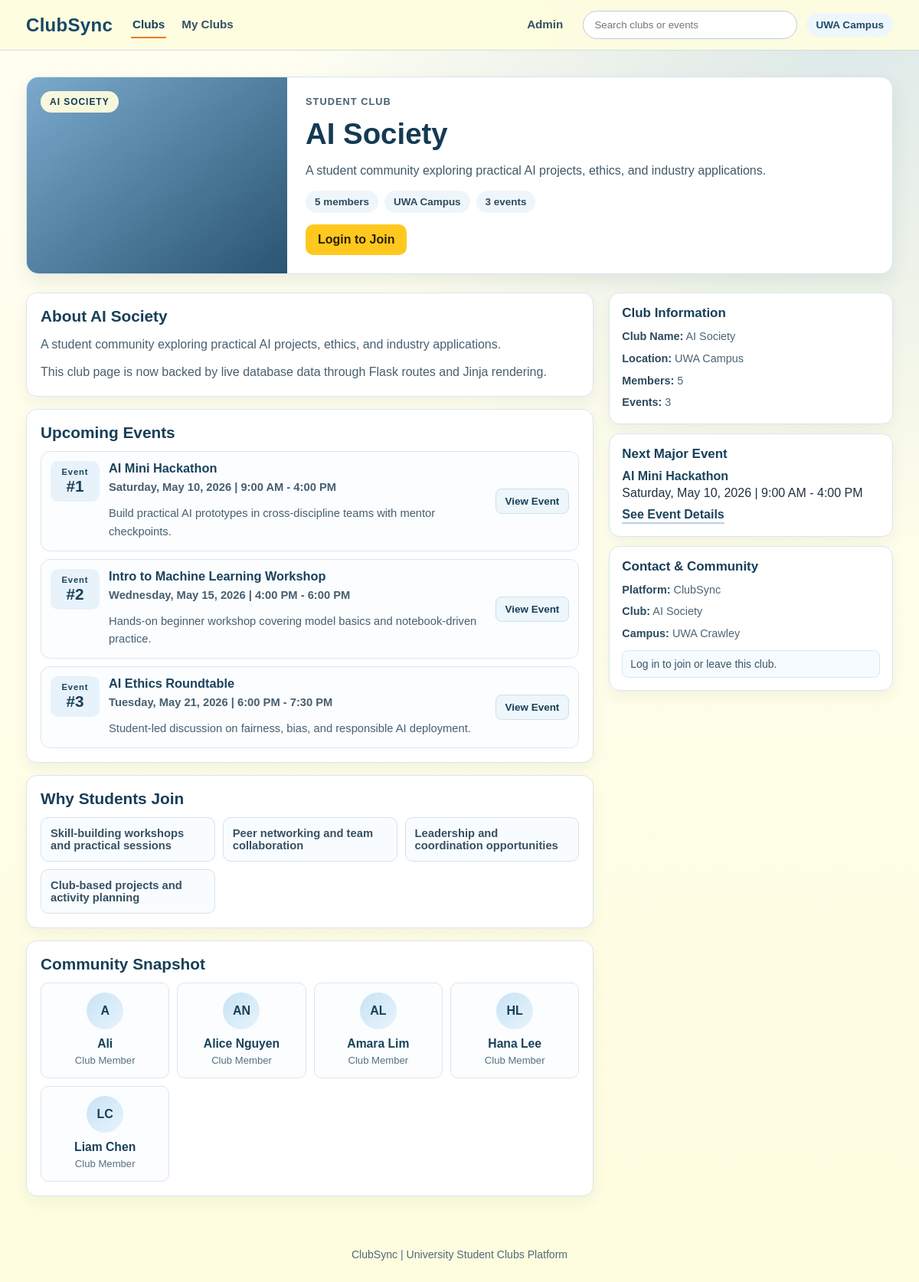
Page /clubs/1 on the earlier database version.
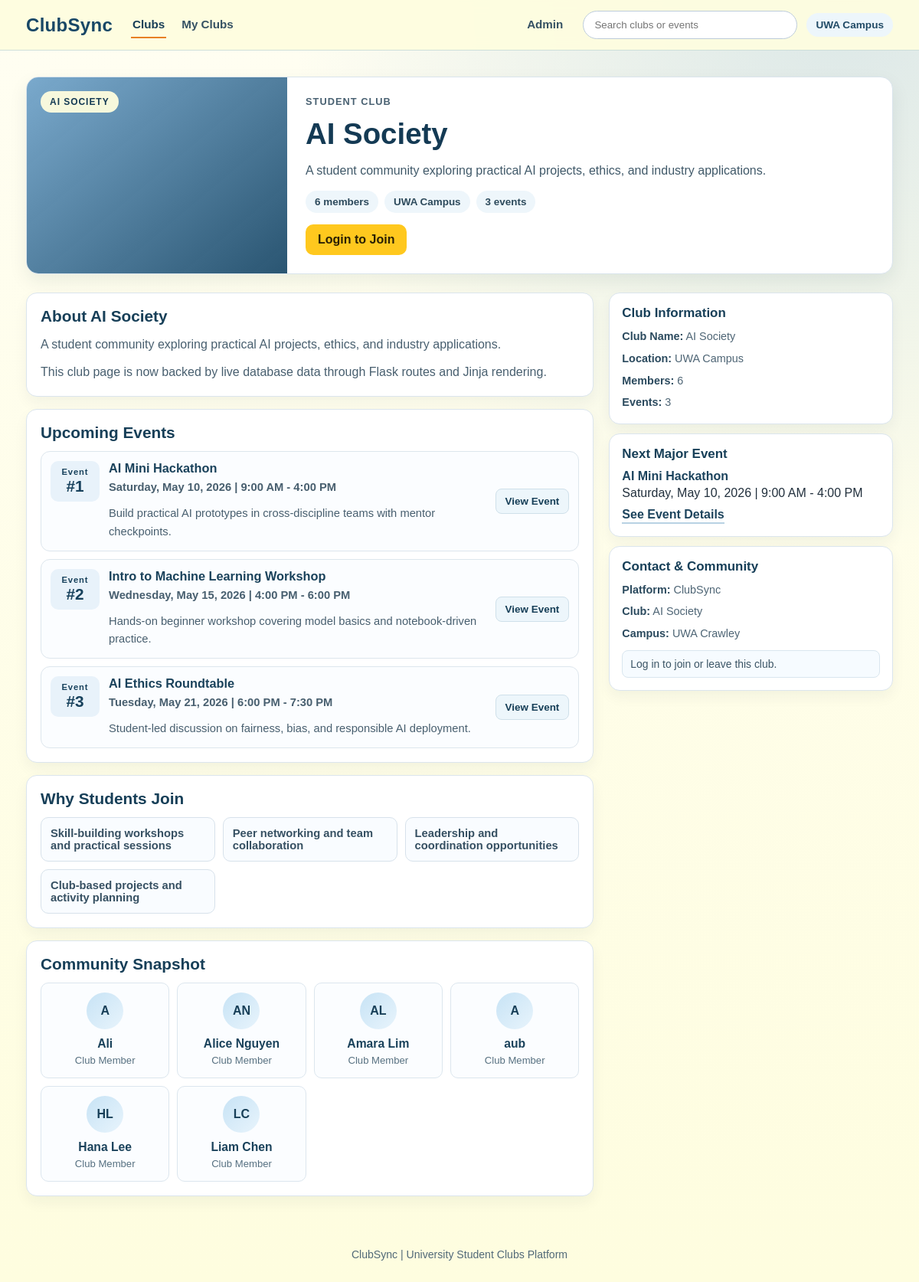
Same page on the later database version.
### models/club.py (models this page shows)
class Club(db.Model):
    __tablename__ = "clubs"
    id = db.Column(db.Integer, primary_key=True)
    name = db.Column(db.String(100), nullable=False)
    description = db.Column(db.Text, nullable=False)
    category = db.Column(db.String(50), nullable=True)
    image_path = db.Column(db.String(255), nullable=True)
    events = db.relationship("Event", backref="club", cascade="all, delete")
    memberships = db.relationship("Membership", backref="club", cascade="all, delete")

### models/event.py (models this page shows)
class Event(db.Model):
    __tablename__ = "events"
    id = db.Column(db.Integer, primary_key=True)
    club_id = db.Column(db.Integer, db.ForeignKey("clubs.id"), nullable=False)
    title = db.Column(db.String(150), nullable=False)
    date = db.Column(db.String(50), nullable=False)
    description = db.Column(db.Text)
    attendances = db.relationship("Attendance", backref="event", cascade="all, delete")

### models/user.py (models this page shows)
class User(db.Model):
    __tablename__ = "users"
    id = db.Column(db.Integer, primary_key=True)
    name = db.Column(db.String(100), nullable=False)
    email = db.Column(db.String(120), unique=True, nullable=False)
    password_hash = db.Column(db.String(255), nullable=False)
    memberships = db.relationship("Membership", backref="user", cascade="all, delete")
    attendances = db.relationship("Attendance", backref="user", cascade="all, delete")

### routes/clubs.py (the view)
@clubs_bp.route("/clubs/<int:club_id>")
def club_details(club_id):
    club = Club.query.get_or_404(club_id)
    events = Event.query.filter_by(club_id=club.id).order_by(Event.id.asc()).all()
    current_user = _get_current_user()
    member_club_ids = _member_club_ids_for_user(current_user.id if current_user else None)
    members = sorted(
        (membership.user for membership in club.memberships if membership.user is not None),
        key=lambda user: user.name.lower(),
    )
    return render_template(
        "club_details.html",
        club=club,
        events=events,
        members=members,
        member_count=len(club.memberships),
        is_member=club.id in member_club_ids,
    )

### routes/clubs.py (called while the page is built, shortened)
def _get_current_user():
    user_id = session.get("user_id")
    if not user_id:
        return None

def _member_club_ids_for_user(user_id):
    if not user_id:
        return set()
    memberships = Membership.query.filter_by(user_id=user_id).all()
    return {membership.club_id for membership in memberships}

### templates/club_details.html (shortened to what this page needs)
<!DOCTYPE html>
<html lang="en">
<head>
    <link rel="stylesheet" href="{{ url_for('static', filename='css/styles.css') }}">
    <link rel="stylesheet" href="{{ url_for('static', filename='css/alerts.css') }}">
    <link rel="stylesheet" href="{{ url_for('static', filename='css/club_details.css') }}">
</head>
<body class="clubs-page club-details-page">
<header class="clubs-header">
    <div class="clubs-header-inner">
        <a class="clubs-brand" href="{{ url_for('dashboard.index') }}">ClubSync</a>
        <nav class="clubs-nav" aria-label="Primary">
            <a href="{{ url_for('clubs.clubs') }}" class="active" aria-current="page">Clubs</a>
            <a href="{{ url_for('clubs.myclubs') }}">My Clubs</a>
            <a href="/admin" class="nav-admin-link">Admin</a>
        </nav>
        <div class="clubs-header-tools">
            <div class="clubs-search" role="search">
                <input type="text" aria-label="Search clubs or events" placeholder="Search clubs or events">
            </div>
            <span class="clubs-location">UWA Campus</span>
        </div>
    </div>
</header>
<main class="club-details-main">
    {% if club %}
        <section class="club-hero-card">
            <div class="club-hero-visual">
                <span>{{ club.name }}</span>
            </div>
            <div class="club-hero-content">
                <p class="club-hero-category">Student Club</p>
                <h1>{{ club.name }}</h1>
                <p class="club-hero-tagline">{{ club.description }}</p>
                <div class="club-hero-meta">
                    <span>{{ member_count }} member{% if member_count != 1 %}s{% endif %}</span>
                    <span>UWA Campus</span>
                    <span>{{ events|length }} event{% if events|length != 1 %}s{% endif %}</span>
                </div>
                <div class="club-hero-actions">
                    {% if session.get('user_id') %}
                        {% if is_member %}
                            <form method="POST" action="{{ url_for('clubs.leave_club', club_id=club.id) }}">
                                <input type="hidden" name="next" value="{{ request.path }}">
                                <button type="submit" class="club-primary-action">Leave Club</button>
                            </form>
                        {% else %}
                            <form method="POST" action="{{ url_for('clubs.join_club', club_id=club.id) }}">
                                <input type="hidden" name="next" value="{{ request.path }}">
                                <button type="submit" class="club-primary-action">Join Club</button>
                            </form>
                        {% endif %}
                    {% else %}
                        <a href="{{ url_for('auth.login') }}" class="club-primary-action">Login to Join</a>
                    {% endif %}
                </div>
            </div>
        </section>
        <div class="club-details-layout">
            <section class="club-details-content">
                <article class="club-section-card">
                    <h2>About {{ club.name }}</h2>
                    <p>{{ club.description }}</p>
                    <p>This club page is now backed by live database data through Flask routes and Jinja rendering.</p>
                </article>
                <article class="club-section-card">
                    <h2>Upcoming Events</h2>
                    <div class="club-events-list">
                        {% if events %}
                            {% for event in events %}
                                <div class="club-event-item">
                                    <div class="club-event-date">
                                        <span>Event</span>
                                        <strong>#{{ loop.index }}</strong>
                                    </div>
                                    <div class="club-event-details">
                                        <h3>{{ event.title }}</h3>
                                        <p class="club-event-time">{{ event.date }}</p>
                                        <p>{{ event.description if event.description else 'No event description available yet.' }}</p>
                                    </div>
                                    <a href="{{ url_for('clubs.event_details', event_id=event.id) }}" class="club-event-cta">View Event</a>
                                </div>
                            {% endfor %}
                        {% endif %}
                    </div>
                </article>
                <article class="club-section-card">
                    <h2>Why Students Join</h2>
                    <div class="club-benefits-grid">
                        <div class="club-benefit">Skill-building workshops and practical sessions</div>
                        <div class="club-benefit">Peer networking and team collaboration</div>
                        <div class="club-benefit">Leadership and coordination opportunities</div>
                        <div class="club-benefit">Club-based projects and activity planning</div>
                    </div>
                </article>
                <article id="members" class="club-section-card">
                    <h2>Community Snapshot</h2>
                    <div class="club-member-grid">
                        {% if members %}
                            {% for member in members[:8] %}
                                {% set name_parts = member.name.split() %}
                                <div class="club-member-card">
                                    <div class="club-member-avatar">
                                        {{ ((name_parts[0][0] if name_parts else '?') ~ (name_parts[1][0] if name_parts|length > 1 else '')) | upper }}
                                    </div>
                                    <h3>{{ member.name }}</h3>
                                    <p>Club Member</p>
                                </div>
                            {% endfor %}
                        {% else %}
                            <div class="club-member-card">
                                <div class="club-member-avatar">--</div>
                                <h3>No Members Yet</h3>
                                <p>Membership data will appear here once available.</p>
                            </div>
                        {% endif %}
                    </div>
                </article>
            </section>
            <aside class="club-details-sidebar">
                <section class="club-side-card">
                    <h2>Club Information</h2>
                    <ul>
                        <li><strong>Club Name:</strong> {{ club.name }}</li>
                        <li><strong>Location:</strong> UWA Campus</li>
                        <li><strong>Members:</strong> {{ member_count }}</li>
                        <li><strong>Events:</strong> {{ events|length }}</li>
                    </ul>
                </section>
                <section class="club-side-card">
                    <h2>Next Major Event</h2>
                    {% if events %}
                        <p class="club-side-highlight">{{ events[0].title }}</p>
                        <p>{{ events[0].date }}</p>
                        <a href="{{ url_for('clubs.event_details', event_id=events[0].id) }}" class="club-side-link">See Event Details</a>
                    {% else %}
                        <p class="club-side-highlight">No Upcoming Event</p>
                        <p>Event details will appear after events are created.</p>
                        <a href="{{ url_for('clubs.events') }}" class="club-side-link">Check Events</a>
                    {% endif %}
                </section>
                <section id="contact" class="club-side-card">
                    <h2>Contact & Community</h2>
                    <ul>
                        <li><strong>Platform:</strong> ClubSync</li>
                        <li><strong>Club:</strong> {{ club.name }}</li>
                        <li><strong>Campus:</strong> UWA Crawley</li>
                    </ul>
                    {% if session.get('user_id') %}
                        <p class="club-side-note">
                            {% if is_member %}
                                You are currently a member of this club.
                            {% else %}
                                You are not currently a member of this club.
                            {% endif %}
                        </p>
                    {% else %}
                        <p class="club-side-note">Log in to join or leave this club.</p>
                    {% endif %}
                </section>
            </aside>
        </div>
    {% endif %}
</main>
<footer class="clubs-footer">
    <p>ClubSync | University Student Clubs Platform</p>
</footer>
</body>
</html>

### static/css/styles.css (style rules this page uses)
:root { --primary: #73A5CA; --background: #FEFDDF; --accent: #FFC81E; --highlight: #E87F24; }
* { margin: 0; padding: 0; box-sizing: border-box; font-family: Arial, Helvetica, sans-serif; }
body { background-color: var(--background); }
.clubs-page { color: #22303d; min-height: 100vh; background: radial-gradient(circle at 92% 0%, rgba(115, 165, 202, 0.25), transparent 36%), linear-gradient(180deg, #fffef2 0%, var(--background) 100%); }
.clubs-header { position: sticky; top: 0; z-index: 10; background: rgba(254, 253, 223, 0.92); backdrop-filter: blur(8px); border-bottom: 1px solid rgba(115, 165, 202, 0.35); }
.clubs-header-inner { max-width: 1180px; margin: 0 auto; padding: 14px 24px; display: flex; align-items: center; gap: 24px; flex-wrap: wrap; }
.clubs-brand { font-size: 1.5rem; font-weight: 700; color: #184766; text-decoration: none; letter-spacing: 0.3px; }
.clubs-nav { display: flex; align-items: center; gap: 18px; flex: 1; }
.clubs-nav a { text-decoration: none; color: #355163; font-size: 0.95rem; font-weight: 600; padding: 8px 2px; border-bottom: 2px solid transparent; transition: color 0.2s ease, border-color 0.2s ease; }
.clubs-nav a:hover, .clubs-nav a.active, .clubs-nav a[aria-current="page"] { color: #183e57; border-color: var(--highlight); }
.clubs-nav .nav-admin-link { margin-left: auto; }
.clubs-header-tools { margin-left: auto; display: flex; align-items: center; gap: 12px; }
.clubs-search input { width: 280px; padding: 10px 14px; border-radius: 999px; border: 1px solid #bccbda; background-color: #fff; color: #23313d; }
.clubs-location { padding: 8px 12px; border-radius: 999px; background: #edf6fb; color: #214b66; font-size: 0.85rem; font-weight: 600; }
.club-primary-action { text-decoration: none; border-radius: 10px; font-weight: 700; padding: 10px 15px; transition: background-color 0.2s ease, border-color 0.2s ease, color 0.2s ease; }
.club-primary-action { background: var(--accent); border: 1px solid transparent; color: #2b2004; }
.club-event-time { color: #4d6474; font-size: 0.86rem; font-weight: 600; margin-bottom: 5px; }
.club-side-link, .event-side-link { display: inline-block; margin-top: 10px; text-decoration: none; color: #1d445d; font-weight: 700; border-bottom: 2px solid #b8d2e3; padding-bottom: 1px; }
.clubs-footer { margin-top: 38px; text-align: center; color: #516978; font-size: 0.88rem; padding: 18px 24px 28px; }

Differences in the rows shown:
added User: name "A", name "aub"
Other differences:
{{ member_count }}: "5" → "6"
